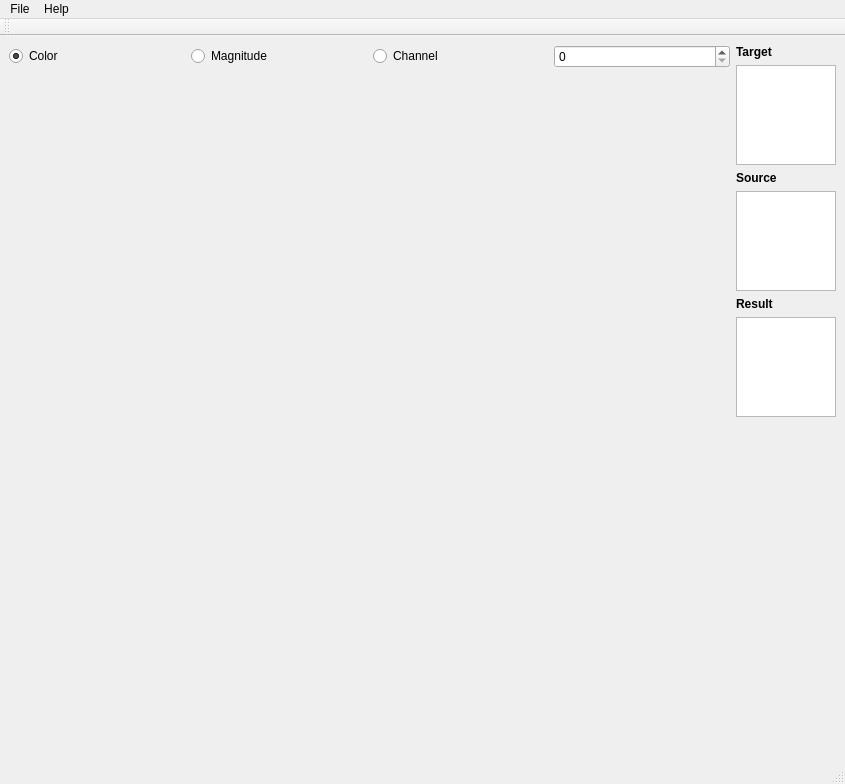
<?xml version="1.0" encoding="UTF-8"?>
<ui version="4.0">
 <class>PatchBasedInpaintingViewer</class>
 <widget class="QMainWindow" name="PatchBasedInpaintingViewer">
  <property name="geometry">
   <rect>
    <x>0</x>
    <y>0</y>
    <width>845</width>
    <height>784</height>
   </rect>
  </property>
  <property name="sizePolicy">
   <sizepolicy hsizetype="Expanding" vsizetype="Expanding">
    <horstretch>0</horstretch>
    <verstretch>0</verstretch>
   </sizepolicy>
  </property>
  <property name="windowTitle">
   <string>Patch Based Inpainting</string>
  </property>
  <widget class="QWidget" name="centralwidget">
   <property name="sizePolicy">
    <sizepolicy hsizetype="Expanding" vsizetype="Expanding">
     <horstretch>0</horstretch>
     <verstretch>0</verstretch>
    </sizepolicy>
   </property>
   <layout class="QGridLayout" name="gridLayout">
    <item row="0" column="0">
     <layout class="QHBoxLayout" name="horizontalLayout" stretch="0,6,1">
      <item>
       <layout class="QVBoxLayout" name="verticalLayout"/>
      </item>
      <item>
       <layout class="QVBoxLayout" name="verticalLayout_2" stretch="0,9">
        <property name="sizeConstraint">
         <enum>QLayout::SetNoConstraint</enum>
        </property>
        <item>
         <layout class="QHBoxLayout" name="horizontalLayout_10">
          <item>
           <widget class="QRadioButton" name="radDisplayColorImage">
            <property name="text">
             <string>Color</string>
            </property>
            <property name="checked">
             <bool>true</bool>
            </property>
           </widget>
          </item>
          <item>
           <widget class="QRadioButton" name="radDisplayMagnitudeImage">
            <property name="text">
             <string>Magnitude</string>
            </property>
           </widget>
          </item>
          <item>
           <widget class="QRadioButton" name="radDisplayChannel">
            <property name="text">
             <string>Channel</string>
            </property>
           </widget>
          </item>
          <item>
           <widget class="QSpinBox" name="spinChannelToDisplay"/>
          </item>
         </layout>
        </item>
        <item>
         <widget class="QVTKWidget" name="qvtkWidget"/>
        </item>
       </layout>
      </item>
      <item>
       <layout class="QVBoxLayout" name="verticalLayout_6">
        <item>
         <layout class="QHBoxLayout" name="horizontalLayout_4">
          <item>
           <widget class="QLabel" name="label_4">
            <property name="font">
             <font>
              <weight>75</weight>
              <bold>true</bold>
             </font>
            </property>
            <property name="text">
             <string>Target</string>
            </property>
           </widget>
          </item>
         </layout>
        </item>
        <item>
         <widget class="QGraphicsView" name="gfxTarget">
          <property name="enabled">
           <bool>true</bool>
          </property>
          <property name="maximumSize">
           <size>
            <width>100</width>
            <height>100</height>
           </size>
          </property>
          <property name="baseSize">
           <size>
            <width>50</width>
            <height>50</height>
           </size>
          </property>
          <property name="verticalScrollBarPolicy">
           <enum>Qt::ScrollBarAlwaysOff</enum>
          </property>
          <property name="horizontalScrollBarPolicy">
           <enum>Qt::ScrollBarAlwaysOff</enum>
          </property>
          <property name="backgroundBrush">
           <brush brushstyle="NoBrush">
            <color alpha="255">
             <red>0</red>
             <green>0</green>
             <blue>0</blue>
            </color>
           </brush>
          </property>
         </widget>
        </item>
        <item>
         <layout class="QHBoxLayout" name="horizontalLayout_5">
          <item>
           <widget class="QLabel" name="label_3">
            <property name="font">
             <font>
              <weight>75</weight>
              <bold>true</bold>
             </font>
            </property>
            <property name="text">
             <string>Source</string>
            </property>
           </widget>
          </item>
         </layout>
        </item>
        <item>
         <widget class="QGraphicsView" name="gfxSource">
          <property name="maximumSize">
           <size>
            <width>100</width>
            <height>100</height>
           </size>
          </property>
          <property name="baseSize">
           <size>
            <width>50</width>
            <height>50</height>
           </size>
          </property>
          <property name="verticalScrollBarPolicy">
           <enum>Qt::ScrollBarAlwaysOff</enum>
          </property>
          <property name="horizontalScrollBarPolicy">
           <enum>Qt::ScrollBarAlwaysOff</enum>
          </property>
          <property name="backgroundBrush">
           <brush brushstyle="NoBrush">
            <color alpha="255">
             <red>0</red>
             <green>0</green>
             <blue>0</blue>
            </color>
           </brush>
          </property>
         </widget>
        </item>
        <item>
         <widget class="QLabel" name="label_11">
          <property name="font">
           <font>
            <weight>75</weight>
            <bold>true</bold>
           </font>
          </property>
          <property name="text">
           <string>Result</string>
          </property>
         </widget>
        </item>
        <item>
         <widget class="QGraphicsView" name="gfxResult">
          <property name="maximumSize">
           <size>
            <width>100</width>
            <height>100</height>
           </size>
          </property>
          <property name="backgroundBrush">
           <brush brushstyle="NoBrush">
            <color alpha="255">
             <red>0</red>
             <green>0</green>
             <blue>0</blue>
            </color>
           </brush>
          </property>
         </widget>
        </item>
        <item>
         <spacer name="verticalSpacer">
          <property name="orientation">
           <enum>Qt::Vertical</enum>
          </property>
          <property name="sizeHint" stdset="0">
           <size>
            <width>20</width>
            <height>40</height>
           </size>
          </property>
         </spacer>
        </item>
       </layout>
      </item>
     </layout>
    </item>
   </layout>
  </widget>
  <widget class="QMenuBar" name="menubar">
   <property name="geometry">
    <rect>
     <x>0</x>
     <y>0</y>
     <width>845</width>
     <height>20</height>
    </rect>
   </property>
   <widget class="QMenu" name="menuLeft_Pane">
    <property name="title">
     <string>File</string>
    </property>
    <addaction name="actionOpen"/>
    <addaction name="actionFlipImageVertically"/>
    <addaction name="actionFlipImageHorizontally"/>
    <addaction name="actionSaveResult"/>
    <addaction name="actionQuit"/>
   </widget>
   <widget class="QMenu" name="menuHelp">
    <property name="title">
     <string>Help</string>
    </property>
    <addaction name="actionHelp"/>
   </widget>
   <addaction name="menuLeft_Pane"/>
   <addaction name="menuHelp"/>
  </widget>
  <widget class="QStatusBar" name="statusbar"/>
  <widget class="QToolBar" name="toolBar">
   <property name="windowTitle">
    <string>toolBar</string>
   </property>
   <attribute name="toolBarArea">
    <enum>TopToolBarArea</enum>
   </attribute>
   <attribute name="toolBarBreak">
    <bool>false</bool>
   </attribute>
  </widget>
  <action name="actionOpen">
   <property name="text">
    <string>Open</string>
   </property>
  </action>
  <action name="actionSavePointsLeft">
   <property name="text">
    <string>Save Points</string>
   </property>
  </action>
  <action name="actionSavePointsRight">
   <property name="text">
    <string>Save Points</string>
   </property>
  </action>
  <action name="actionOpenImageRight">
   <property name="text">
    <string>Open Image</string>
   </property>
  </action>
  <action name="actionLoadPointsLeft">
   <property name="text">
    <string>Load Points</string>
   </property>
  </action>
  <action name="actionLoadPointsRight">
   <property name="text">
    <string>Load Points</string>
   </property>
  </action>
  <action name="actionHelp">
   <property name="text">
    <string>Help</string>
   </property>
  </action>
  <action name="actionQuit">
   <property name="text">
    <string>Quit</string>
   </property>
  </action>
  <action name="actionOpenPointCloudLeft">
   <property name="text">
    <string>Open PointCloud</string>
   </property>
  </action>
  <action name="actionOpenPointCloudRight">
   <property name="text">
    <string>Open PointCloud</string>
   </property>
  </action>
  <action name="actionFlipImageVertically">
   <property name="text">
    <string>Flip Image Vertically</string>
   </property>
  </action>
  <action name="actionFlipRightImage">
   <property name="text">
    <string>Flip Right Image</string>
   </property>
  </action>
  <action name="actionSaveResult">
   <property name="text">
    <string>Save Result</string>
   </property>
  </action>
  <action name="actionOpenMask">
   <property name="text">
    <string>Open Mask</string>
   </property>
  </action>
  <action name="actionOpenMaskInverted">
   <property name="text">
    <string>Open Mask Inverted</string>
   </property>
  </action>
  <action name="actionFlipImageHorizontally">
   <property name="text">
    <string>Flip Image Horizontally</string>
   </property>
  </action>
 </widget>
 <customwidgets>
  <customwidget>
   <class>QVTKWidget</class>
   <extends>QWidget</extends>
   <header>QVTKWidget.h</header>
  </customwidget>
 </customwidgets>
 <resources/>
 <connections/>
</ui>
